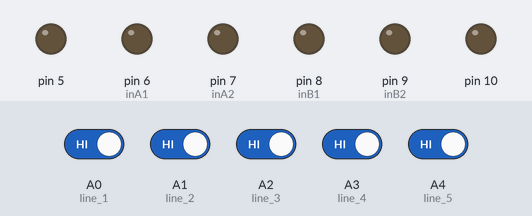
Recording of a sketch running on a simulated Arduino Uno, built with avr-gcc and run on an emulated ATmega328P. Shown: output pins drawn as LEDs (lit = HIGH). Inputs (shaded band) come from the test bench; at power-on: A0 (line_1), A1 (line_2), A2 (line_3), A3 (line_4), A4 (line_5) HIGH.

Above: at 1.2 s.
1.3 s: A0 (line_1) driven LOW and A1 (line_2) driven LOW
At 1.6 s:
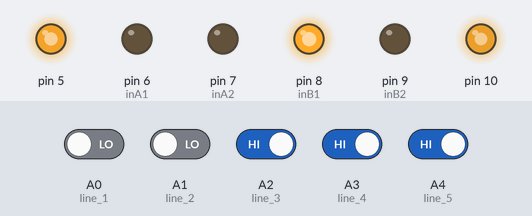
2.8 s: A4 (line_5) driven LOW
At 3.9 s:
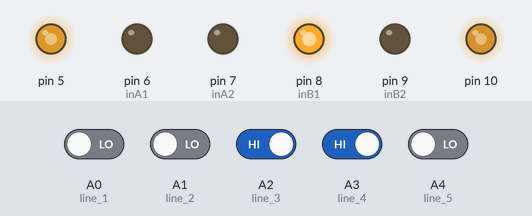
4.3 s: A3 (line_4) driven LOW
At 5.1 s:
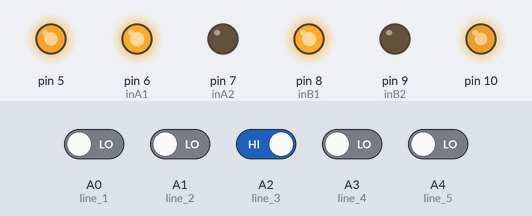
5.8 s: A0 (line_1) driven HIGH
At 6.2 s:
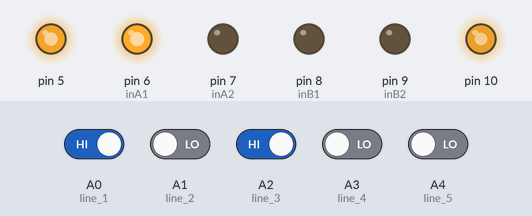
7.3 s: A0 (line_1) driven LOW
At 8.5 s:
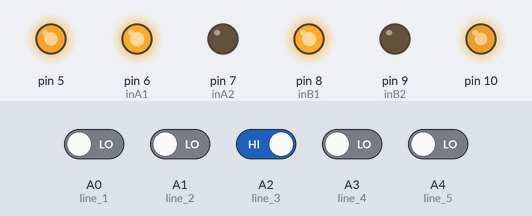
8.8 s: A1 (line_2) driven HIGH
At 9.7 s:
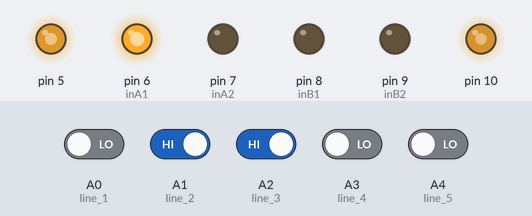
Timing chart, 0 to 11.3 s (numbered marks = the images above; inputs shaded):
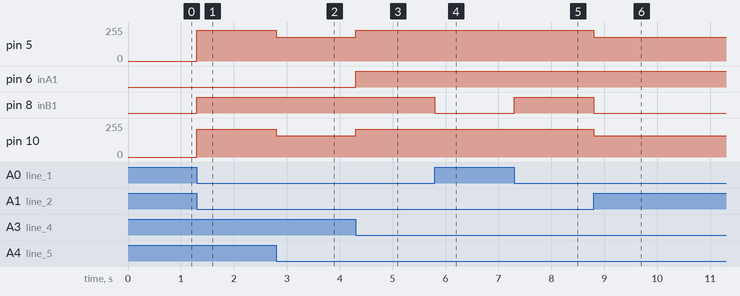

Measured:
- after the input at 1.3 s, pin 5: 0/255 → 230/255 at once; pin 8 (inB1): LOW → HIGH at once; pin 10: 0/255 → 210/255 at once
- after the input at 2.8 s, pin 5: 230/255 → 180/255 at once; pin 10: 210/255 → 160/255 at once
- after the input at 4.3 s, pin 5: 180/255 → 230/255 at once; pin 6 (inA1): LOW → HIGH at once; pin 10: 160/255 → 210/255 at once
- after the input at 5.8 s, pin 8 (inB1): HIGH → LOW at once
- after the input at 7.3 s, pin 8 (inB1): LOW → HIGH at once
- after the input at 8.8 s, pin 5: 230/255 → 180/255 at once; pin 8 (inB1): HIGH → LOW at once; pin 10: 210/255 → 160/255 at once

The sketch:

sketch_jan10a.ino
```cpp
#define line_1      A0
// trái
#define line_2      A1
#define line_3      A2 // line chính giữa
#define line_4      A3 // phải
#define line_5      A4

#define inA1 6 //Định nghĩa chân in1 của động cơ A
#define inA2 7 //Định nghĩa chân in2 của động cơ A
#define inB1 8 //Định nghĩa chân in1 của động cơ B
#define inB2 9 //Định nghĩa chân in2 của động cơ B

uint8_t speed_robot=150;  // set_speed_robot
int sensor=0;
int offset=80;

uint8_t line_val[5] = {0};

void setup()
{
  pinMode(inA1, OUTPUT);//Set chân in1 của dc A là output
  pinMode(inA2, OUTPUT);//Set chân in2 của dc A là output
  pinMode(inB1, OUTPUT);//Set chân in1 của dc B là output
  pinMode(inB2, OUTPUT);//Set chân in2 của dc B là output
  pinMode(5,1);
  pinMode(10,1);
  pinMode(line_1,INPUT);
  pinMode(line_2,INPUT);
  pinMode(line_3,INPUT);
  pinMode(line_4,INPUT);
  pinMode(line_5,INPUT);
  Serial.begin(9600);
}

void robotMover (byte inR1, byte inR2, byte inL1, byte inL2, byte action)
{
  /*
  inR1 inR2 là 2 chân tín hiệu động cơ bên phải
  inL1 inL2 là 2 chân tín hiệu động cơ bên trái
  action= 0 đứng yên
  action =1 đi thẳng
  action =2 lùi lại
  action =3 quay trái
  action =4 quay phải
  action =5 rẽ trái
  action =6 rẽ phải
  action =7 rẽ lùi trái
  action =8 rẽ lùi phải

  */
  analogWrite(5,speed_robot);
  analogWrite(10,speed_robot-20);
  switch (action)
  {
    case 0:// không di chuyển
      motorControlNoSpeed(inR1, inR2, 0);
      motorControlNoSpeed(inL1, inL2, 0);
      break;
    case 1://đi thẳng
      motorControlNoSpeed(inR1, inR2, 1);
      motorControlNoSpeed(inL1, inL2, 1);
      break;
    case 2:// lùi lại
      motorControlNoSpeed(inR1, inR2, 2);
      motorControlNoSpeed(inL1, inL2, 2);
      break;
    case 3:// quay trái
      motorControlNoSpeed(inR1, inR2, 1);
      motorControlNoSpeed(inL1, inL2, 2);
      break;
    case 4:// quay phải
      motorControlNoSpeed(inR1, inR2, 2);
      motorControlNoSpeed(inL1, inL2, 1);
      break;
    case 5:// rẽ trái
      motorControlNoSpeed(inR1, inR2, 1);
      motorControlNoSpeed(inL1, inL2, 0);
      break;
    case 6:// rẽ phải
      motorControlNoSpeed(inR1, inR2, 0);
      motorControlNoSpeed(inL1, inL2, 1);
      break;
    case 7:// rẽ lùi trái
      motorControlNoSpeed(inR1, inR2, 2);
      motorControlNoSpeed(inL1, inL2, 0);
      break;
    case 8:// rẽ lùi phải
      motorControlNoSpeed(inR1, inR2, 0);
      motorControlNoSpeed(inL1, inL2, 2);
      break;
    default:
      action = 0;

  }
}


void motorControlNoSpeed (byte in1,byte in2, byte direct)
{
// in1 and in2 are 2 signal pins to control the motor
// en is the enable pin
// the defauspeed is the highest
// direct includes:
//    0:Stop
//    1:Move on forward
//    2:Move on backward
switch (direct)
  {
    case 0:// Dừng không quay
      digitalWrite(in1,LOW);
      digitalWrite(in2,LOW);
      break;
    case 1:// Quay chiều thứ 1
      digitalWrite(in1,HIGH);
      digitalWrite(in2,LOW);
      break;
    case 2:// Quay chiều thứ 2
      digitalWrite(in1,LOW);
      digitalWrite(in2,HIGH);
      break;
    //default:
  }
}


void scan_sensor()
{
  if(digitalRead(line_1)==0) sensor=-2;
  if(digitalRead(line_2)==0) sensor=-1;
  if(digitalRead(line_3)==0) sensor=0;
  if(digitalRead(line_4)==0) sensor=1;
  if(digitalRead(line_5)==0) sensor=2;
}

void read_sensor(){
  line_val[0] = !digitalRead(line_1);
  line_val[1] = !digitalRead(line_2);
  line_val[2] = !digitalRead(line_3);
  line_val[3] = !digitalRead(line_4);
  line_val[4] = !digitalRead(line_5);
}

void display_val(){
  int i;
  for (i = 0; i < 5; i++){
    Serial.print(line_val[i]);
    Serial.print(" ");
  }
  Serial.println();
}

void loop() {
  // put your main code here, to run repeatedly:
    read_sensor();
    if ((line_val[0] == 1) && (line_val[1] == 1) && (line_val[2] == 0) && (line_val[3] == 1) && (line_val[4] == 1)){ // xe đang bám đúng line
      speed_robot = 150 + offset;
      robotMover(inA1, inA2, inB1, inB2, 1); // đi thẳng
    }
    else if ((line_val[0] == 1) && (line_val[1] == 0) && (line_val[3] == 1) && (line_val[4] == 1)){ // xe bị lệch phải một ít
      speed_robot = 100 + offset;
      robotMover(inA1, inA2, inB1, inB2, 5); // rẽ trái
    }
    else if ((line_val[0] == 0) && (line_val[3] == 1) && (line_val[4] == 1)){ // xe bị lệch phải nhiều
      speed_robot = 150 + offset;
      robotMover(inA1, inA2, inB1, inB2, 5); // rẽ trái
    }
    else if ((line_val[0] == 1) && (line_val[1] == 1) && (line_val[3] == 0) && (line_val[4] == 1)){ // xe bị lệch trái một ít
      speed_robot = 100 + offset;
      robotMover(inA1, inA2, inB1, inB2, 6); // rẽ phải
    }
    else if ((line_val[0] == 1) && (line_val[1] == 1) && (line_val[4] == 0)){ // xe bị lệch trái nhiều
      speed_robot = 150 + offset;
      robotMover(inA1, inA2, inB1, inB2, 6); // rẽ phải
    }
}
```
